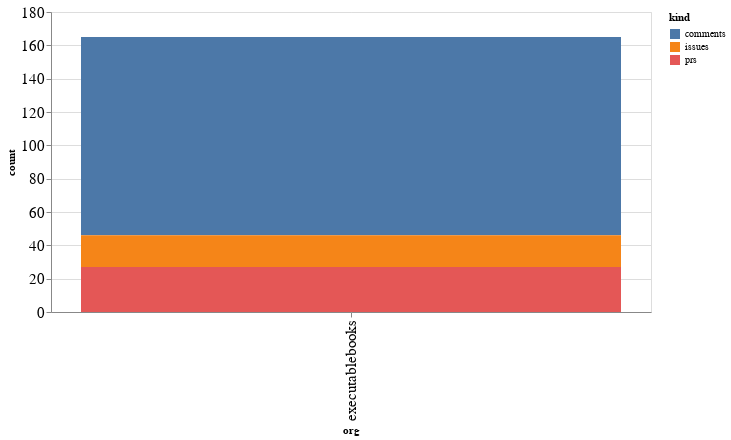

Source (notebook cell):
### Code cell
alt.Chart(org_summaries, width=600).mark_bar().encode(
    x='org',
    y='count',
    color='kind',
    tooltip="org"
)

### Figure 1 — Vega-Lite specification as saved in the notebook (floating-point values rounded to 4 significant figures)
{"config": {"axisLeft": {"labelFontSize": 15}, "axisBottom": {"labelFontSize": 15}}, "data": {"name": "data-2fcbd66565b7843e7572f97853e5047d"}, "mark": "bar", "encoding": {"color": {"type": "nominal", "field": "kind"}, "tooltip": {"type": "nominal", "field": "org"}, "x": {"type": "nominal", "field": "org"}, "y": {"type": "quantitative", "field": "count"}}, "width": 600, "$schema": "https://vega.github.io/schema/vega-lite/v4.8.1.json", "datasets": {"data-2fcbd66565b7843e7572f97853e5047d": [{"org": "executablebooks", "kind": "comments", "count": 119}, {"org": "executablebooks", "kind": "issues", "count": 19}, {"org": "executablebooks", "kind": "prs", "count": 27}]}}
